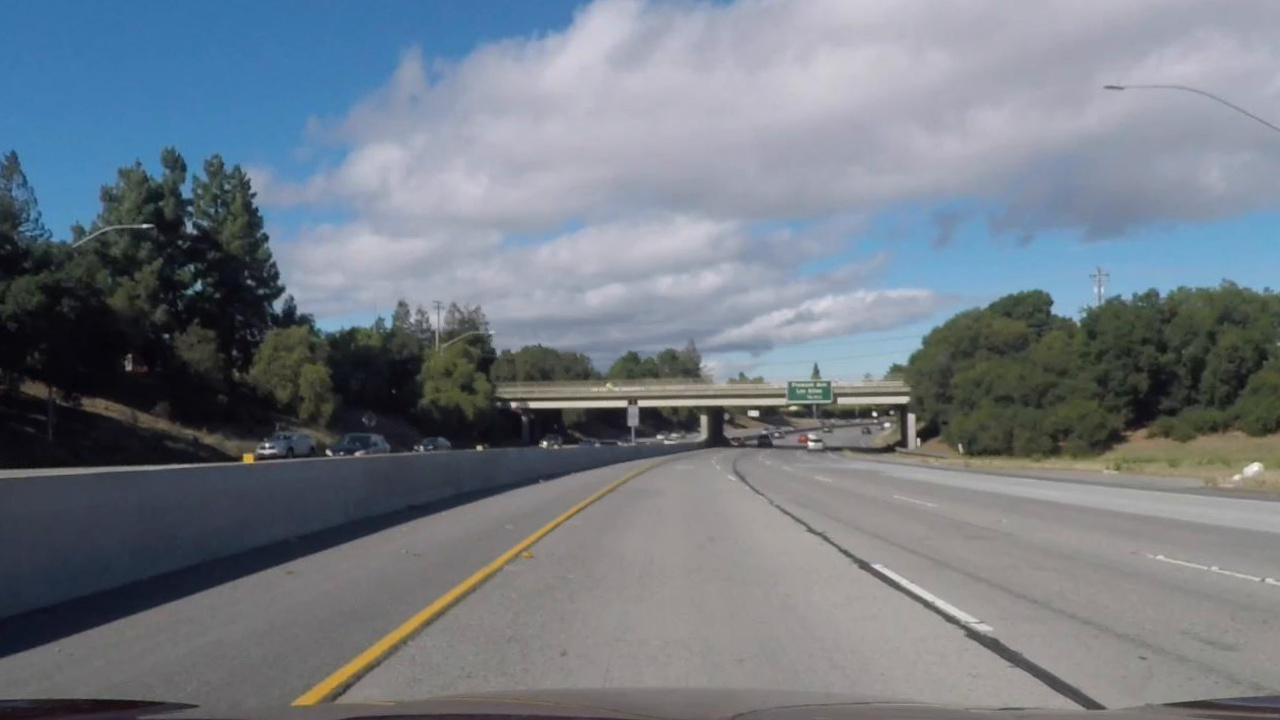
#> input picture output_images/undistort/challenge_video_t=0.00.jpg, 1280 x 720 px; its folder holds only this picture in this run
$ jupyter execute --allow-errors advanced-lane-finding.ipynb   (shell and % lines are left out)   (older library calls are emulated)
#> lines starting #> are read from the running program, lines starting #| are printed output that depends on the picture; after the words box and inside, x2 and y2 are one past the last pixel; in counts of white or black regions, pixels touching at a corner belong together
#> further down, img is the input picture: shape (720, 1280, 3); mean B, G, R 132.4, 123.2, 115.3
[cell 1]
import matplotlib.pyplot as plt
import numpy as np
import cv2
import glob
import os
from tqdm import tqdm

# Camera Calibration

[cell 2]
cal_images = glob.glob('camera_cal/*.jpg')

objpoints = []  # 3D object points
imgpoints = []  # 2D image points
nx = 9
ny = 5
objp = np.zeros((nx*ny,3), np.float32)
objp[:,:2] = np.mgrid[0:nx, 0:ny].T.reshape(-1,2)

for cal_img in tqdm(cal_images):
    img = cv2.imread(cal_img)
    #plt.imshow(img)

    gray = cv2.cvtColor(img,cv2.COLOR_BGR2GRAY)
    ret, corners = cv2.findChessboardCorners(gray, (nx, ny), None)
    if ret == True:
        imgpoints.append(corners)
        objpoints.append(objp)

#> (a cell that did not finish here is left out)

#> (a cell that did not finish here is left out)

# Undistort Test Images

[cell 5]
input_dir = 'test_images/'
output_dir = 'output_images/undistort/'

input_fnames = glob.glob(os.path.join(input_dir, '*.jpg'))

for fname in tqdm(input_fnames):
    img = cv2.imread(fname)
    dst = cv2.undistort(img, mtx, dist, None, mtx)
    cv2.imwrite(os.path.join(output_dir, os.path.basename(fname)), dst)

[cell 6]
plt.figure(figsize=(10,4))
plt.subplot(121)
#> (the rest of this cell did not finish here and is left out)

# Generate lane pixels

[cell 7]
class piplineParameters():
    def __init__(self):
        self.kernel_size=11 # for gaussian blur
        self.low_threshold = 30
        self.high_threshold = 100 # for canny edge detection
        # hough transformation parameters
        self.rho = 2 # distance resolution in pixels of the Hough grid
        self.theta = np.pi/180 # angular resolution in radians of the Hough grid
        self.threshold = 20 # minimum number of votes (intersections in Hough grid cell)
        self.min_line_len = 40 #minimum number of pixels making up a line
        self.max_line_gap = 40 # maximum gap in pixels between connectable line segments)

params = piplineParameters()

def canny(img, low_threshold, high_threshold):
    """Applies the Canny transform"""
    return cv2.Canny(img, low_threshold, high_threshold)

def gaussian_blur(img, kernel_size):
    """Applies a Gaussian Noise kernel"""
    return cv2.GaussianBlur(img, (kernel_size, kernel_size), 0)

def region_of_interest(img, vertices):
    """
    Applies an image mask.

    Only keeps the region of the image defined by the polygon
    formed from `vertices`. The rest of the image is set to black.
    """
    #defining a blank mask to start with
    mask = np.zeros_like(img)

    #defining a 3 channel or 1 channel color to fill the mask with depending on the input image
    if len(img.shape) > 2:
        channel_count = img.shape[2]  # i.e. 3 or 4 depending on your image
        ignore_mask_color = (255,) * channel_count
    else:
        ignore_mask_color = 255

    #filling pixels inside the polygon defined by "vertices" with the fill color
    cv2.fillPoly(mask, vertices, ignore_mask_color)

    #returning the image only where mask pixels are nonzero
    masked_image = cv2.bitwise_and(img, mask)
    return masked_image


def draw_lines(img, lines, color=[255, 0, 0], thickness=4, debug=False):
    """
    NOTE: this is the function you might want to use as a starting point once you want to
    average/extrapolate the line segments you detect to map out the full
    extent of the lane (going from the result shown in raw-lines-example.mp4
    to that shown in P1_example.mp4).

    Think about things like separating line segments by their
    slope ((y2-y1)/(x2-x1)) to decide which segments are part of the left
    line vs. the right line.  Then, you can average the position of each of
    the lines and extrapolate to the top and bottom of the lane.

    This function draws `lines` with `color` and `thickness`.
    Lines are drawn on the image inplace (mutates the image).
    If you want to make the lines semi-transparent, think about combining
    this function with the weighted_img() function below
    """
    if 0:  # draw all line segments
        for line in lines:
            for x1,y1,x2,y2 in line:
                cv2.line(img, (x1, y1), (x2, y2), color, thickness)
    else:  # cluster line segments
        img_shape = img.shape
        # print(len(lines))
        left_x = []
        left_y = []
        left_w = []
        right_x = []
        right_y = []
        right_w = []
        min_y = img.shape[0]
        mid_x = img.shape[1] /2
        max_x = img.shape[1]
        for line in lines:
            x1, y1, x2, y2 = line[0]
            s = float((y2-y1)/(x2-x1))  # slope
            b = float(y1*x2 - y2*x1) / (x2-x1)  # interscept as in y=s*x+b
            if s !=0:
                x_intercept = (img.shape[0]-b)/s
            else:
                x_intercept = np.inf
            if y1 < min_y:
                min_y = y1
            if y2 < min_y:
                min_y = y2
            if -5< s < -0.4 and 0.0 < x_intercept/max_x < 0.5 and x1 < mid_x*1.1 and x2 < mid_x*1.1:
                left_x += [x1, x2]
                left_y += [y1, y2]
                ww = (y2-y1)**2 + (x1-x2)**2
                left_w += [ww, ww]
                if debug:
                    cv2.line(img, (x1, y1), (x2, y2), [0,255,0], thickness)
            elif 5> s > 0.4 and 0.5 < x_intercept/max_x < 1.0 and x1 > mid_x*0.9 and x2 > mid_x*0.9:
                right_x += [x1, x2]
                right_y += [y1, y2]
                ww = (y2-y1)**2 + (x1-x2)**2
                right_w += [ww, ww]
                if debug:
                    cv2.line(img, (x1, y1), (x2, y2), [0,0,255], thickness)
            else: # drop outlier
                # print(s)
                # print(x_intercept/max_x)
                # print(x1,y1, x2,y2)
                if debug:
                    cv2.line(img, (x1, y1), (x2, y2), [255,0,255], 2)
        if len(left_y) >=2:
            left_lane = np.poly1d(np.polyfit(left_y, left_x, 1, w = left_w))

            yhat = left_lane(left_y)
            ybar = np.sum(left_x)/len(left_x)
            ssreg = np.sum((yhat-ybar)**2)
            sstot = np.sum((left_x - ybar)**2)
            gof = ssreg / sstot
            if gof < 0.7 and debug:
                print('left lane gof:', gof)
            elif gof >0.7:
                min_y = int(img_shape[0]*0.8)
                cv2.line(img, (int(left_lane(img_shape[0])), img_shape[0]), (int(left_lane(min_y)), min_y), color, thickness)
        if len(right_y) >=2:
            right_lane = np.poly1d(np.polyfit(right_y, right_x, 1, w = right_w))

            yhat = right_lane(right_y)
            ybar = np.sum(right_x)/len(right_x)
            ssreg = np.sum((yhat-ybar)**2)
            sstot = np.sum((right_x - ybar)**2)
            gof = ssreg / sstot
            if gof < 0.7 and debug:
                print('right lane gof:', gof)
            elif gof > 0.7:
                min_y = int(img_shape[0]*0.8)
                cv2.line(img, (int(right_lane(img_shape[0])), img_shape[0]), (int(right_lane(min_y)), min_y), color, thickness)


def hough_lines(img, rho, theta, threshold, min_line_len, max_line_gap):
    """
    `img` should be the output of a Canny transform.

    Returns an image with hough lines drawn.
    """
    lines = cv2.HoughLinesP(img, rho, theta, threshold, np.array([]), minLineLength=min_line_len, maxLineGap=max_line_gap)
    line_img = np.zeros((img.shape[0], img.shape[1]), dtype=np.uint8)
    draw_lines(line_img, lines)
    return line_img

def pipeline(img, visualize=True):
#> called with visualize = True
    clahe = cv2.createCLAHE(clipLimit=2.0, tileGridSize=(4, 4))

    img = np.copy(img)
    if visualize:
        plt.figure()
        plt.imshow(img[:,:,::-1])

    # normalize brightness
    hsv = cv2.cvtColor(img, cv2.COLOR_BGR2HSV)
#> hsv: shape (720, 1280, 3); mean H, S, V 81.5, 48.1, 136.4
    hsv[:,:,2] = cv2.equalizeHist(np.uint8(hsv[:,:,2]))
#> hsv: shape (720, 1280, 3); mean H, S, V 81.5, 48.1, 128.4


    # [8 lines of commented-out code are left out]


    img = cv2.cvtColor(hsv, cv2.COLOR_HSV2BGR)
    if visualize:
        plt.figure()
        plt.imshow(img[:,:,::-1])


    sobel_ksize=3

    hls = cv2.cvtColor(img, cv2.COLOR_BGR2HLS).astype(np.float)
    hsv = cv2.cvtColor(img, cv2.COLOR_BGR2HSV).astype(np.float)
    gray = cv2.cvtColor(img, cv2.COLOR_BGR2GRAY).astype(np.float)
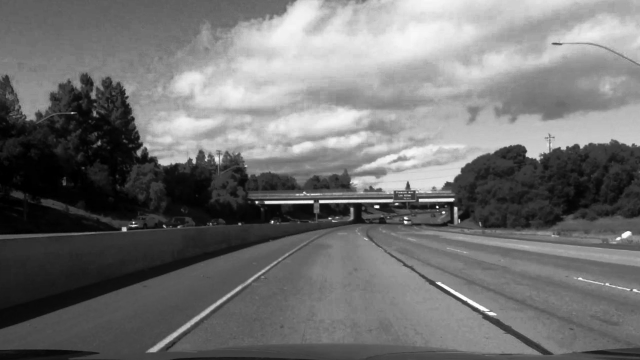
#> gray: shape (720, 1280) float64 (shown at 1/2 size); min 0, max 255, mean 113.8

    # hist equalization
    if 0:
        for i in range(3):
            hsv[:,:,i] = clahe.apply(hsv[:,:,i].astype(np.uint16))
        for i in range(3):
            hls[:,:,i] = clahe.apply(hls[:,:,i].astype(np.uint16))
        gray = clahe.apply(gray.astype(np.uint16))

    #plt.figure()
    #plt.imshow(gray)

    # color thresholding
    color_binary = []

    # using gray
    cb = np.zeros_like(gray)
    cb_thresh = (200, 255)
    cb[(gray >= cb_thresh[0]) & (gray <= cb_thresh[1])] = 1
    color_binary.append(cb)

    # using s
    cb = np.zeros_like(gray)
    cb_thresh = (160, 255)
    cb[(hls[:,:,2] >= cb_thresh[0]) & (hls[:,:,2] <= cb_thresh[1])] = 1
    color_binary.append(cb)

    # using v
    cb = np.zeros_like(gray)
    cb_thresh = (210, 255)
    cb[(hsv[:,:,2] >= cb_thresh[0]) & (hsv[:,:,2] <= cb_thresh[1])] = 1
    color_binary.append(cb)

    color_binary = np.stack(color_binary, axis=2) *255

    if visualize:
        #print(color_binary.shape)
        plt.figure(figsize=(20,4))
        plt.subplot(141)
        plt.imshow(color_binary[:,:,0], cmap='gray')
        plt.subplot(142)
        plt.imshow(color_binary[:,:,1], cmap='gray')
        plt.subplot(143)
        plt.imshow(color_binary[:,:,2], cmap='gray')

    imshape=gray.shape
    vertices = np.array([[(imshape[1]*.15,imshape[0]*.95), (imshape[1]*0.48, imshape[0]*0.6),
                        (imshape[1]*0.52,imshape[0]*0.6), (imshape[1]*.9,imshape[0]*.9)]], dtype=np.int32)


    color_binary = region_of_interest(color_binary, vertices)
#> in region_of_interest, `cv2.fillPoly(mask, vertices, ignore_mask_color)`:
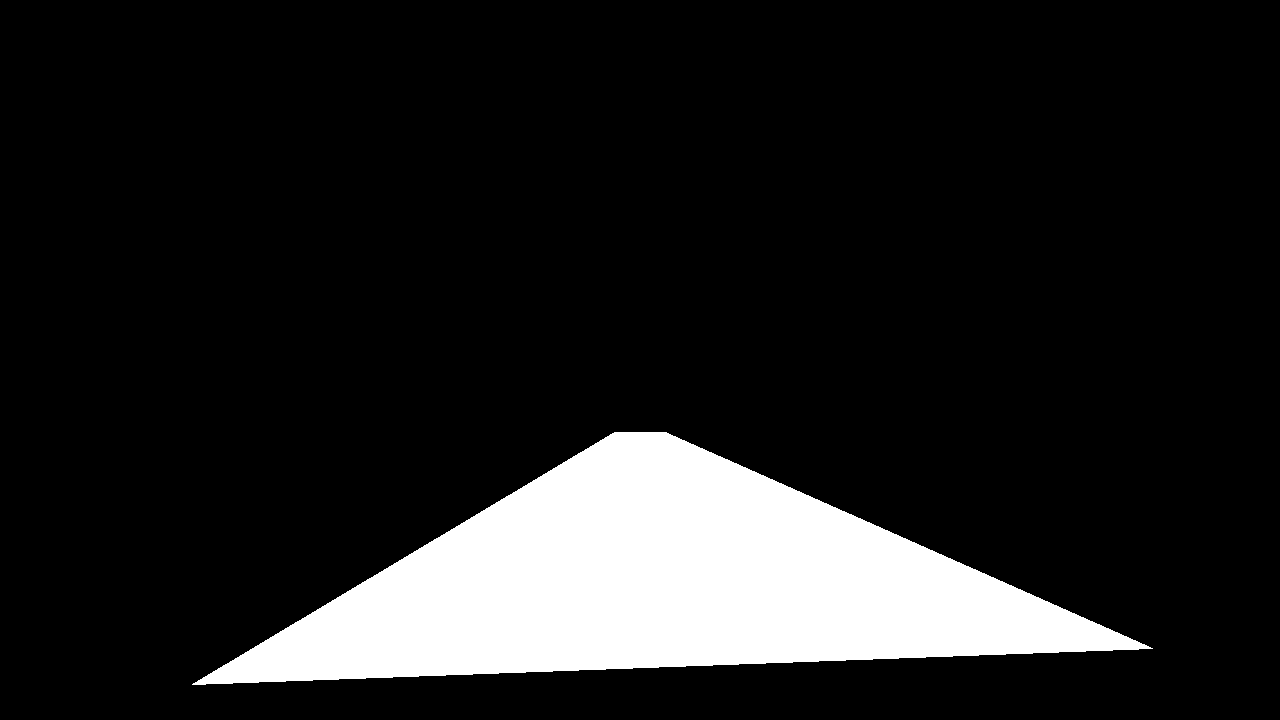
#> mask: shape (720, 1280, 3) float64; 13% white; 1 white region, box (x1, y1, x2, y2) and area: (192, 432, 1153, 685) 119839

    if visualize:
        plt.figure(figsize=(20,4))
        plt.subplot(141)
        plt.imshow(color_binary[:,:,0], cmap='gray')
        plt.subplot(142)
        plt.imshow(color_binary[:,:,1], cmap='gray')
        plt.subplot(143)
        plt.imshow(color_binary[:,:,2], cmap='gray')


    sbx_binary = []

    # using s
    sbx = np.zeros_like(gray)
    sobelx = cv2.Sobel(hls[:,:,2], cv2.CV_64F, 1, 0, ksize=sobel_ksize)
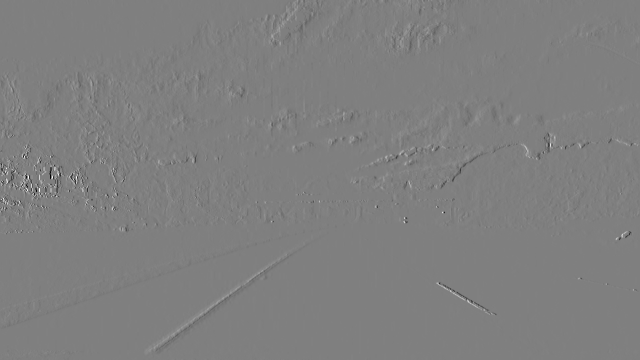
#> sobelx: shape (720, 1280) float64 (shown at 1/2 size); min -1020, max 1020, mean -0.1; drawn with min black and max white
    sobelx = np.absolute(sobelx)
    sobelx = np.uint8(255*sobelx/np.max(sobelx))
    sx_thresh=(40, 255)
    sbx[(sobelx >= sx_thresh[0]) & (sobelx <= sx_thresh[1])] = 1
    sbx_binary.append(sbx)

    # using l
    sbx = np.zeros_like(gray)
    sobelx = cv2.Sobel(hls[:,:,1], cv2.CV_64F, 1, 0, ksize=sobel_ksize)
    sobelx = np.absolute(sobelx)
    sobelx = np.uint8(255*sobelx/np.max(sobelx))
    sx_thresh=(60, 255)
    sbx[(sobelx >= sx_thresh[0]) & (sobelx <= sx_thresh[1])] = 1
    sbx_binary.append(sbx)

    # using hough
    #img_blur = gaussian_blur(hsv[:,:,2], params.kernel_size)
    img_blur = gaussian_blur(color_binary[:,:,2], params.kernel_size)
    img_canny = canny(np.uint8(img_blur), params.low_threshold, params.high_threshold)
    masked_canny = region_of_interest(img_canny, vertices)
    line_img = hough_lines(masked_canny, params.rho, params.theta, params.threshold, params.min_line_len, params.max_line_gap)


    sbx_binary.append(line_img)

    sbx_binary = np.stack(sbx_binary, axis=2)

    sbx_binary = region_of_interest(sbx_binary, vertices)

    if visualize:
        plt.figure(figsize=(20,4))
        plt.subplot(141)
        plt.imshow(sbx_binary[:,:,0]*255, cmap='gray')
        plt.subplot(142)
        plt.imshow(sbx_binary[:,:,1], cmap='gray')
        plt.subplot(143)
        plt.imshow(sbx_binary[:,:,2], cmap='gray')

    for i in range(3):
        #print(color_binary[:,:,i].mean())
        #print(sbx_binary[:,:,i].mean())
        if color_binary[:,:,i].mean() > 5:
            color_binary[:,:,i]= np.zeros_like(color_binary[:,:,i])
#         if sbx_binary[:,:,i].mean() > 5:
#             sbx_binary[:,:,i]= np.zeros_like(sbx_binary[:,:,i])

    # Combine the two binary thresholds
    combined_binary = np.zeros_like(gray)
    sum_matrix = sbx_binary.sum(axis=2) + color_binary.sum(axis=2)
    combined_binary[sum_matrix>0] = 255

    if visualize:
        plt.figure()
        plt.imshow(combined_binary, cmap='gray')
        plt.title('combined')

    return combined_binary

#> (a cell that did not finish here is left out)

[cell 9]
input_dir = 'output_images/undistort/'
output_dir = 'output_images/binary/'
input_fnames = glob.glob(os.path.join(input_dir, '*.jpg'))

for fname in tqdm(input_fnames):
    img = cv2.imread(fname)
    dst = pipeline(img, visualize=True)
#> dst: shape (720, 1280) float64; 0.31% white; 31 white regions (28 under 20 px), largest, box (x1, y1, x2, y2) and area: (329, 572, 483, 680) 1319, (870, 564, 1033, 654) 1281, (495, 540, 531, 564) 151
    cv2.imwrite(os.path.join(output_dir, os.path.basename(fname)), dst)

#result = pipeline(cv2.imread(input_fnames[1]), visualize=True)
#result = pipeline(cv2.imread(input_fnames[2]), visualize=True)

# Perspective Transform

[cell 10]
imshape = img.shape
pts = np.array([[imshape[1]*0.16, imshape[0]*1.0], [imshape[1]*0.46, imshape[0]*0.63],
                [imshape[1]*0.54, imshape[0]*0.63], [imshape[1]*0.87, imshape[0]*1.0]], dtype=np.int32)

dst = np.array([[imshape[1]*0.2, imshape[0]*0.95], [imshape[1]*0.2, imshape[0]*0.05],
                [imshape[1]*0.8, imshape[0]*0.05], [imshape[1]*0.8, imshape[0]*0.95]], dtype=np.int32)

pts = np.float32(pts)
dst = np.float32(dst)
M = cv2.getPerspectiveTransform(pts, dst)
Minv = cv2.getPerspectiveTransform(dst, pts)

input_dir = 'output_images/undistort/'
output_dir = 'output_images/warped/'
input_fnames = glob.glob(os.path.join(input_dir, '*.jpg'))

for fname in tqdm(input_fnames):
    img = cv2.imread(fname)
    imshape = img.shape

    roi = np.copy(img)
    _ = cv2.polylines(roi, [np.int32(pts)], True, (0,0,255),3)
#> roi: shape (720, 1280, 3); 0.79% of pixels changed, all inside (x1, y1, x2, y2) = (203, 451, 1115, 720)
    cv2.imwrite(os.path.join(output_dir, os.path.basename(fname.replace('.jpg', '_original.jpg'))), roi)

    #plt.imshow(roi[:,:,::-1])


    warped = cv2.warpPerspective(img, M, imshape[:-1][::-1], flags=cv2.INTER_LINEAR)
    warped_roi = np.copy(warped)
    _ = cv2.polylines(warped_roi, [np.int32(dst)], True, (0,0,255),3)
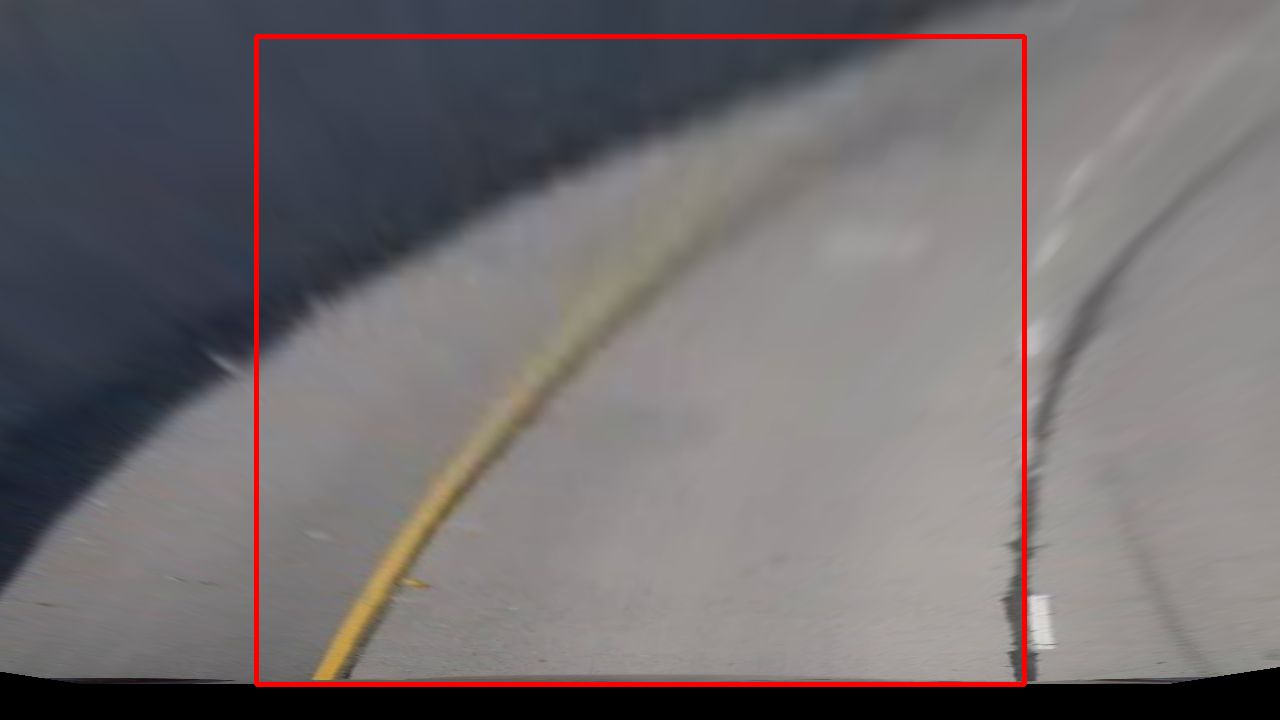
#> warped_roi: shape (720, 1280, 3); mean B, G, R 111.1, 109.2, 114.3
    cv2.imwrite(os.path.join(output_dir, os.path.basename(fname.replace('.jpg', '_warped.jpg'))), warped_roi)

    #plt.imshow(warped[:,:,::-1])

[cell 11]
plt.figure(figsize=(10,4))
plt.subplot(121)
plt.imshow(roi[:,:,::-1])
plt.title('undistorted')
plt.subplot(122)
plt.imshow(warped_roi[:,:,::-1])
plt.title('warped')

[cell 12]
input_dir = 'output_images/binary/'
output_dir = 'output_images/binary_warped/'
input_fnames = glob.glob(os.path.join(input_dir, '*.jpg'))

for fname in tqdm(input_fnames):
    img = cv2.imread(fname)
    imshape = img.shape
    warped = cv2.warpPerspective(img, M, imshape[:-1][::-1], flags=cv2.INTER_LINEAR)
    cv2.imwrite(os.path.join(output_dir, os.path.basename(fname)), warped)
    #plt.imshow(warped[:,:,::-1])

[cell 13]
plt.figure(figsize=(10,4))
plt.subplot(121)
plt.imshow(img[:,:,::-1])
plt.title('binary')
plt.subplot(122)
plt.imshow(warped[:,:,::-1])
plt.title('binary warped')
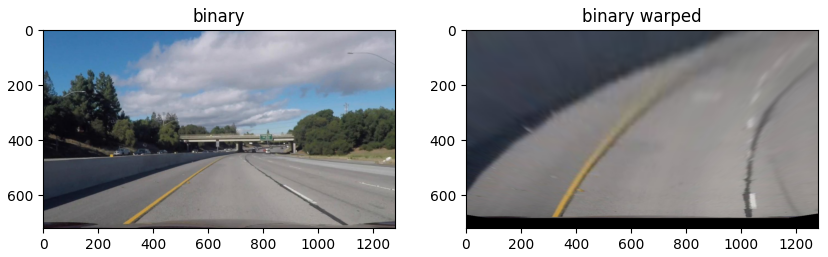
#> figure drawn by matplotlib, 2 panels
